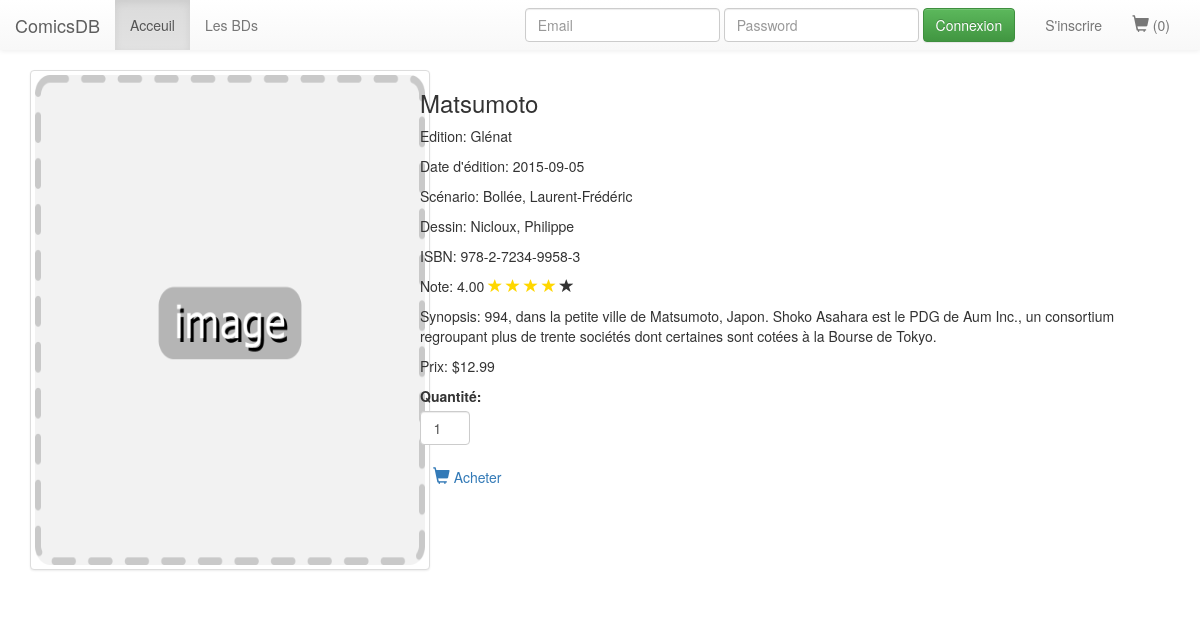
The page /comic_detail.php?comic_id=4 on the database its author committed.
### tables this page shows
CREATE TABLE IF NOT EXISTS `comics` (
  `comic_id` mediumint(8) unsigned NOT NULL AUTO_INCREMENT,
  `publisher_id` mediumint(8) unsigned NOT NULL,
  `author_id` mediumint(9) unsigned NOT NULL,
  `category_id` tinyint(3) unsigned NOT NULL,
  `title` varchar(45) NOT NULL,
  `description` varchar(255) NOT NULL,
  `isbn` varchar(25) NOT NULL,
  `rating` float(10,2) NOT NULL,
  `price` decimal(10,2) NOT NULL,
  `cover_img_path` varchar(60) DEFAULT NULL,
  `preview_img_path` varchar(60) DEFAULT NULL,
  `publishing_date` datetime NOT NULL,
  PRIMARY KEY (`comic_id`),
  KEY `title` (`title`),
  KEY `price` (`price`),
  KEY `rating` (`rating`),
  KEY `publisher_id` (`publisher_id`),
  KEY `category_id` (`category_id`),
  KEY `author_id` (`author_id`)
);

CREATE TABLE IF NOT EXISTS `publishers` (
  `publisher_id` mediumint(8) unsigned NOT NULL AUTO_INCREMENT,
  `name` varchar(45) NOT NULL,
  PRIMARY KEY (`publisher_id`)
);

CREATE TABLE IF NOT EXISTS `authors` (
  `author_id` mediumint(8) unsigned NOT NULL AUTO_INCREMENT,
  `Writer` varchar(45) NOT NULL,
  `Artist` varchar(45) NOT NULL,
  PRIMARY KEY (`author_id`)
);

### data/_comics.php (called while the page is built, shortened)
<?php
require_once '_dbConnect.php';
function get_item_details($item_id) {
    global $mysqli;
    $result = false;
    $table_comics = TB_COMICS;
    $queryString = "SELECT * FROM $table_comics WHERE comic_id = $item_id";
    $queryResult = $mysqli->query($queryString);
    if ($queryResult) {
        $result = $queryResult->fetch_assoc();
    }
    return $result;
}

### data/_publishers.php (called while the page is built)
<?php
require_once '_dbConnect.php';
function get_publishers($publisher_id = false)
{
    global $mysqli;
    $result = false;
    $table_publishers = TB_PUBLISHERS;
    $queryString = "SELECT * FROM $table_publishers";
    if (false !== $publisher_id) {
        $queryString .= " WHERE publisher_id = $publisher_id";
    }
    $queryResult = $mysqli->query($queryString);
    if ($queryResult && ($queryResult->num_rows > 0)) {
        $result = array();
        while ($row = $queryResult->fetch_assoc()) {
            $result[] = $row;
        }
    }
    return $result;
}

### data/_authors.php (called while the page is built, shortened)
<?php
require_once '_dbConnect.php';
function get_authors($author_id = false)
{
    global $mysqli;
    $result = false;
    $table_authors = TB_AUTHORS;
    $queryString = "SELECT Writer, Artist  FROM $table_authors";
    if (false !== $author_id) {
        $queryString .= " WHERE author_id = $author_id";
    }
    $queryResult = $mysqli->query($queryString);
    if ($queryResult && ($queryResult->num_rows > 0)) {
        $result = array();
        while ($row = $queryResult->fetch_assoc()) {
            $result[] = $row;
        }
    }
    return $result;
}

### comic_detail.php (the view, shortened to what this page needs)
<?php
require_once 'data/_comics.php';
require_once 'data/_authors.php';
require_once 'data/_publishers.php';
if (array_key_exists(ITEM_ID, $_GET)) {
    $item = get_item_details($_GET[ITEM_ID]);
} else if (!$item) {
    $err_msg = 'Aucunne BD ne correspond à cette requête.';
} else {
    $err_msg = 'Aucun resultat.';
}
$authors = get_authors($item[AUTHOR_ID]);
$publishers = get_publishers($item[PUBLISHER_ID]);
?>
<!DOCTYPE html>
<html lang="en">
<head>
    <link rel="stylesheet" href="https://maxcdn.bootstrapcdn.com/bootstrap/3.3.5/css/bootstrap.min.css">
    <link rel="stylesheet" href="https://maxcdn.bootstrapcdn.com/bootstrap/3.3.5/css/bootstrap-theme.min.css">
    <link rel="stylesheet" href="style/main.css" />
</head>
<body>
<?php require_once('views/_view_header.php') ?>
<div class="container-fluid">
    <div class="col-md-4">
        <img class="thumbnail" src="<?php echo $item[ITEM_COVER]; ?>" alt="<?php echo $item[ITEM_TITLE]; ?>" onerror="this.src='images/couv/place_holder.png'" />
    </div>
    <div class="col-md-8">
        <h3><?php echo $item[ITEM_TITLE]; ?></h3>
        <p>Edition: <?php echo $publishers[0][PUBLISHER_NAME]; ?></p>
        <P>Date d'édition: <?php echo date('Y-m-d', strtotime($item[ITEM_P_DATE])) ?></p>
        <p>Scénario: <?php echo $authors[0][WRITER]; ?></p>
        <p>Dessin: <?php echo $authors[0][ARTIST]; ?></p>
        <p>ISBN: <?php echo $item[ITEM_ISBN]; ?></P>
        <p>Note: <?php echo $item[ITEM_RATING] ?>
            <?php if ($item[ITEM_RATING] >= 0) {
                    for($i = 1; $i <= round($item[ITEM_RATING]); $i++) { ?>
            <span class="glyphicon glyphicon-star gold" aria-hidden="true"></span>
            <?php }
                    for($i = round($item[ITEM_RATING])+1; $i <= MAX_NOTE; $i++) { ?>
            <span class="glyphicon glyphicon-star" aria-hidden="true"></span>
            <?php } } ?>
        </p>
        <p>Synopsis: <?php echo $item[ITEM_DESC] ?></p>
        <p>Prix: <?php echo '$',$item[ITEM_PRICE] ?></p>
        <form class="form" action="cart.php" method="get">
            <div class="form-group">
                <label for="qty">Quantité:</label>
                <input id="qty" class="form-control input-xs" name="item_qty" type="number" min="1" max="100" value="1" />
            </div>
            <div class="form-group">
                <button id="cart_detail" type="submit" name="<?php echo P_ADD_TO_CART ?>" class="btn btn-link" value="<?php echo $item[ITEM_ID]; ?>">
                    <span class="glyphicon glyphicon-shopping-cart" aria-hidden="true"></span> Acheter
                </button>
            </div>
        </form>
    </div>
</div>
</body>
</html>

### style/main.css (style rules this page uses)
body { margin: 0; padding: 0; }
img.thumbnail { width: 400px; height: 500px; }
.gold { color: gold; }
span.glyphicon-shopping-cart { font-size: 1.2em; }
#qty { width: 50px; text-align: center; }

### rows shown on the page
comics: cover_img_path (picture), title "Matsumoto", publishing_date "2015-09-05", isbn "978-2-7234-9958-3", rating "4.00", description "994, dans la petite ville de Matsumoto, Japon. Shoko Asahara est le PDG de Aum Inc., un consortium regroupant plus de trente sociétés dont certaines sont cotées à la Bourse de Tokyo.", price "12.99"
publishers: name "Glénat"
authors: Writer "Bollée, Laurent-Frédéric", Artist "Nicloux, Philippe"

### other values the page prints
SITE_NAME "ComicsDB"
$_SESSION[SESS_CART_TOTAL] "0"
